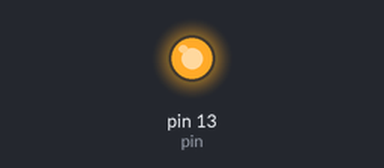
Bench run of a sketch on a simulated Arduino Uno, built with avr-gcc and run on an emulated ATmega328P. On the bench: output pins drawn as LEDs (lit = HIGH).

Above: at 2.0 s.
At 8.1 s:
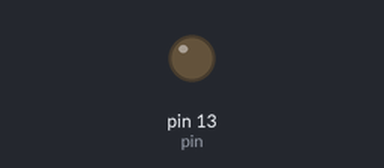
Timing chart, 0 to 12.7 s (numbered marks = the images above):
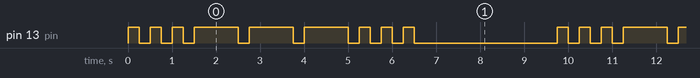

Measured:
- by itself, pin 13 (pin): repeats every 9.8 s: 2 × (LOW 0.25 s, HIGH 0.25 s), 3 × (LOW 0.25 s, HIGH 1.0 s), 3 × (LOW 0.25 s, HIGH 0.25 s), LOW 3.3 s, HIGH 0.25 s
- by itself, everything shown: repeats every 9.8 s, in 18 steps

The sketch:

morse.ino
```cpp
int pin = 13;

void setup()
{
  pinMode(pin, OUTPUT);
}

void loop()
{
  dot(); dot(); dot();
  dash(); dash(); dash();
  dot(); dot(); dot();
  delay(3000);
}

void dot()
{
  digitalWrite(pin, HIGH);
  delay(250);
  digitalWrite(pin, LOW);
  delay(250);
}

void dash()
{
  digitalWrite(pin, HIGH);
  delay(1000);
  digitalWrite(pin, LOW);
  delay(250);
}
```

morse.cpp
```cpp
#include "Arduino.h"
#include "morse.h"

morse::morse(int pin)
{
    pinMode(pin, OUTPUT);
    _pin = pin;
}

void morse::dot()
{
    analogWrite(_pin, HIGH);
    delay(250);
    analogWrite(_pin, LOW);
    delay(250);
}

void morse::dash()
{
    analogWrite(_pin, HIGH);
    delay(1000);
    analogWrite(_pin, LOW);
    delay(250);
}
```

morse.h
```cpp
/*
    morse.h - The morse code example library from the Arduino documentation.
*/

#ifndef MORSE_H
#define MORSE_H

#include "Arduino.h"

class morse {
    public:
        morse(int pin);
        void dot();
        void dash();
    private:
        int _pin;
};

#endif
```
